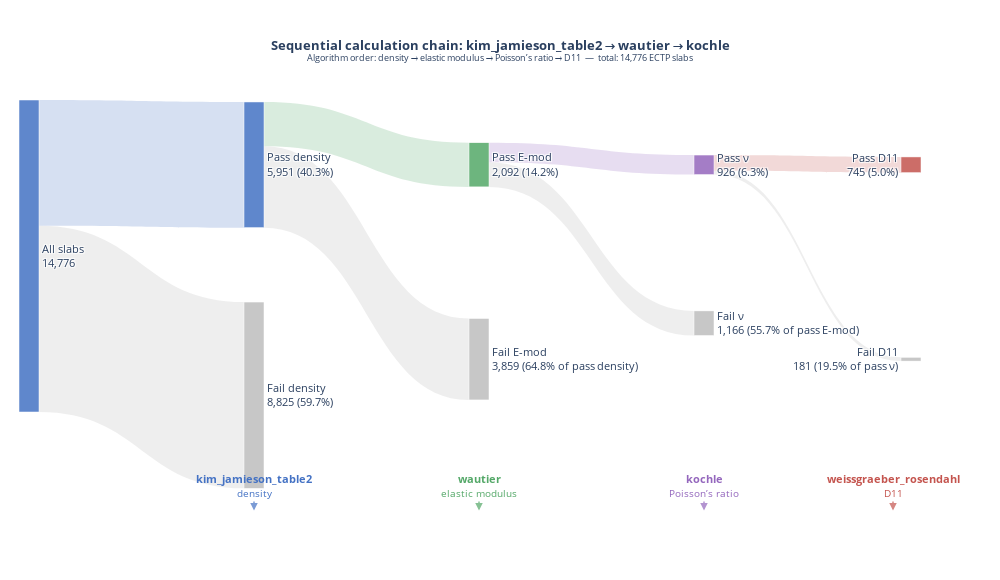

Notebook source saved alongside this figure:
### Markdown cell above
## 4. Sankey Diagram: kim_jamieson_table2 → wautier → kochle

Slabs lost at each successive step of the calculation chain for the pathway
`kim_jamieson_table2 → wautier → kochle`.

### Code cell
import plotly.graph_objects as go

TARGET          = "kim_jamieson_table2 → wautier → kochle"
METHOD_DENSITY  = "kim_jamieson_table2"
METHOD_EMOD     = "wautier"
METHOD_POISSONS = "kochle"
METHOD_D11      = "weissgraeber_rosendahl"

n_start      = len(ectp_slabs)
sc           = pathway_step_counts[TARGET]

# Sequential step counts (algorithm order: density → E-mod → ν → D11)
n_density    = sc['density']     # slabs where ALL layers got density
n_e_mod      = sc['e_mod']       # slabs where ALL layers got E-mod
n_poissons   = sc['poissons']    # slabs where ALL layers got ν
n_d11        = sc['d11']         # slabs that produced a D11 value

fail_density  = n_start    - n_density
fail_e_mod    = n_density  - n_e_mod
fail_poissons = n_e_mod    - n_poissons
fail_d11      = n_poissons - n_d11

def pct(n, d): return f"{n/d:.1%}" if d else "—"

# ── Node layout ───────────────────────────────────────────────────────────
#
# Column:   0      1      2      3      4
# x pos:  0.01   0.26   0.51   0.76   0.99
#
#  0  All slabs
#  1  Pass density   (high)    2  Fail density   (low, y=0.82)
#  3  Pass E-mod     (high)    4  Fail E-mod     (y=0.72, staggered)
#  5  Pass ν         (high)    6  Fail ν         (y=0.62, staggered)
#  7  Pass D11       (high)    8  Fail D11       (y=0.72)

BLUE  = "rgba( 68, 114, 196, 0.85)"   # density
GREEN = "rgba( 84, 168, 104, 0.85)"   # E-mod
PURP  = "rgba(148, 103, 189, 0.85)"   # Poisson's ratio
RED   = "rgba(196,  84,  78, 0.85)"   # D11
GREY  = "rgba(170, 170, 170, 0.65)"   # failures

node_labels = [
    f"All slabs<br>{n_start:,}",
    f"Pass density<br>{n_density:,} ({pct(n_density, n_start)})",
    f"Fail density<br>{fail_density:,} ({pct(fail_density, n_start)})",
    f"Pass E-mod<br>{n_e_mod:,} ({pct(n_e_mod, n_start)})",
    f"Fail E-mod<br>{fail_e_mod:,} ({pct(fail_e_mod, n_density)} of pass density)",
    f"Pass ν<br>{n_poissons:,} ({pct(n_poissons, n_start)})",
    f"Fail ν<br>{fail_poissons:,} ({pct(fail_poissons, n_e_mod)} of pass E-mod)",
    f"Pass D11<br>{n_d11:,} ({pct(n_d11, n_start)})",
    f"Fail D11<br>{fail_d11:,} ({pct(fail_d11, n_poissons)} of pass ν)",
]

#           0     1     2     3     4     5     6     7     8
node_x   = [0.01, 0.26, 0.26, 0.51, 0.51, 0.76, 0.76, 0.99, 0.99]
node_y   = [0.35, 0.18, 0.82, 0.18, 0.72, 0.18, 0.62, 0.18, 0.72]
node_col = [BLUE, BLUE, GREY, GREEN, GREY, PURP, GREY, RED,  GREY]

link_source = [0, 0, 1, 1, 3, 3, 5, 5]
link_target = [1, 2, 3, 4, 5, 6, 7, 8]
link_value  = [
    n_density,   fail_density,
    n_e_mod,     fail_e_mod,
    n_poissons,  fail_poissons,
    n_d11,       fail_d11,
]
link_color  = [
    "rgba( 68, 114, 196, 0.22)",
    "rgba(170, 170, 170, 0.20)",
    "rgba( 84, 168, 104, 0.22)",
    "rgba(170, 170, 170, 0.20)",
    "rgba(148, 103, 189, 0.22)",
    "rgba(170, 170, 170, 0.20)",
    "rgba(196,  84,  78, 0.22)",
    "rgba(170, 170, 170, 0.20)",
]

fig = go.Figure(go.Sankey(
    arrangement="snap",
    node=dict(
        label=node_labels,
        x=node_x, y=node_y,
        color=node_col,
        pad=12, thickness=20,
        line=dict(color="white", width=0.5),
    ),
    link=dict(
        source=link_source, target=link_target,
        value=link_value, color=link_color,
    ),
))

# ── Method label annotations ──────────────────────────────────────────────
# Labels sit below each destination column. ax/ay are pixel offsets from
# the annotation point (arrow tip is at the label, tail points upward).
# axref/ayref must be 'pixel' in this version of Plotly.

fig.update_layout(
    title=dict(
        text=(
            f"<b>Sequential calculation chain: {TARGET}</b><br>"
            f"<sup>Algorithm order: density → elastic modulus → Poisson’s ratio → D11  —  "
            f"total: {n_start:,} ECTP slabs</sup>"
        ),
        x=0.5, xanchor="center", font=dict(size=13),
    ),
    font=dict(size=11),
    width=1000,
    height=580,
    margin=dict(l=20, r=80, t=100, b=120),
    annotations=[
        # Labels placed below each output column using paper coords;
        # arrow drawn with pixel offset (ax=0 = directly above label).
        dict(
            x=0.26, y=-0.14, xref="paper", yref="paper",
            ax=0, ay=-25, axref="pixel", ayref="pixel",
            showarrow=True, arrowhead=2, arrowsize=1, arrowwidth=1.5,
            arrowcolor="rgba(68,114,196,0.7)",
            text=f"<b>{METHOD_DENSITY}</b><br><span style='font-size:10px'>density</span>",
            font=dict(size=11, color="rgba(68,114,196,1)"), align="center",
        ),
        dict(
            x=0.51, y=-0.14, xref="paper", yref="paper",
            ax=0, ay=-25, axref="pixel", ayref="pixel",
            showarrow=True, arrowhead=2, arrowsize=1, arrowwidth=1.5,
            arrowcolor="rgba(84,168,104,0.7)",
            text=f"<b>{METHOD_EMOD}</b><br><span style='font-size:10px'>elastic modulus</span>",
            font=dict(size=11, color="rgba(84,168,104,1)"), align="center",
        ),
        dict(
            x=0.76, y=-0.14, xref="paper", yref="paper",
            ax=0, ay=-25, axref="pixel", ayref="pixel",
            showarrow=True, arrowhead=2, arrowsize=1, arrowwidth=1.5,
            arrowcolor="rgba(148,103,189,0.7)",
            text=f"<b>{METHOD_POISSONS}</b><br><span style='font-size:10px'>Poisson’s ratio</span>",
            font=dict(size=11, color="rgba(148,103,189,1)"), align="center",
        ),
        dict(
            x=0.97, y=-0.14, xref="paper", yref="paper",
            ax=0, ay=-25, axref="pixel", ayref="pixel",
            showarrow=True, arrowhead=2, arrowsize=1, arrowwidth=1.5,
            arrowcolor="rgba(196,84,78,0.7)",
            text=f"<b>{METHOD_D11}</b><br><span style='font-size:10px'>D11</span>",
            font=dict(size=11, color="rgba(196,84,78,1)"), align="center",
        ),
    ],
)

fig.show()

### Figure 1 — Plotly figure (JSON) as saved in the notebook; plotly's stock layout.template omitted (floating-point values rounded to 4 significant figures)
{"data": [{"arrangement": "snap", "link": {"color": ["rgba( 68, 114, 196, 0.22)", "rgba(170, 170, 170, 0.20)", "rgba( 84, 168, 104, 0.22)", "rgba(170, 170, 170, 0.20)", "rgba(148, 103, 189, 0.22)", "rgba(170, 170, 170, 0.20)", "rgba(196,  84,  78, 0.22)", "rgba(170, 170, 170, 0.20)"], "source": [0, 0, 1, 1, 3, 3, 5, 5], "target": [1, 2, 3, 4, 5, 6, 7, 8], "value": [5951, 8825, 2092, 3859, 926, 1166, 745, 181]}, "node": {"color": ["rgba( 68, 114, 196, 0.85)", "rgba( 68, 114, 196, 0.85)", "rgba(170, 170, 170, 0.65)", "rgba( 84, 168, 104, 0.85)", "rgba(170, 170, 170, 0.65)", "rgba(148, 103, 189, 0.85)", "rgba(170, 170, 170, 0.65)", "rgba(196,  84,  78, 0.85)", "rgba(170, 170, 170, 0.65)"], "label": ["All slabs<br>14,776", "Pass density<br>5,951 (40.3%)", "Fail density<br>8,825 (59.7%)", "Pass E-mod<br>2,092 (14.2%)", "Fail E-mod<br>3,859 (64.8% of pass density)", "Pass ν<br>926 (6.3%)", "Fail ν<br>1,166 (55.7% of pass E-mod)", "Pass D11<br>745 (5.0%)", "Fail D11<br>181 (19.5% of pass ν)"], "line": {"color": "white", "width": 0.5}, "pad": 12, "thickness": 20, "x": [0.01, 0.26, 0.26, 0.51, 0.51, 0.76, 0.76, 0.99, 0.99], "y": [0.35, 0.18, 0.82, 0.18, 0.72, 0.18, 0.62, 0.18, 0.72]}, "type": "sankey"}], "layout": {"annotations": [{"align": "center", "arrowcolor": "rgba(68,114,196,0.7)", "arrowhead": 2, "arrowsize": 1, "arrowwidth": 1.5, "ax": 0, "axref": "pixel", "ay": -25, "ayref": "pixel", "font": {"color": "rgba(68,114,196,1)", "size": 11}, "showarrow": true, "text": "<b>kim_jamieson_table2</b><br><span style='font-size:10px'>density</span>", "x": 0.26, "xref": "paper", "y": -0.14, "yref": "paper"}, {"align": "center", "arrowcolor": "rgba(84,168,104,0.7)", "arrowhead": 2, "arrowsize": 1, "arrowwidth": 1.5, "ax": 0, "axref": "pixel", "ay": -25, "ayref": "pixel", "font": {"color": "rgba(84,168,104,1)", "size": 11}, "showarrow": true, "text": "<b>wautier</b><br><span style='font-size:10px'>elastic modulus</span>", "x": 0.51, "xref": "paper", "y": -0.14, "yref": "paper"}, {"align": "center", "arrowcolor": "rgba(148,103,189,0.7)", "arrowhead": 2, "arrowsize": 1, "arrowwidth": 1.5, "ax": 0, "axref": "pixel", "ay": -25, "ayref": "pixel", "font": {"color": "rgba(148,103,189,1)", "size": 11}, "showarrow": true, "text": "<b>kochle</b><br><span style='font-size:10px'>Poisson’s ratio</span>", "x": 0.76, "xref": "paper", "y": -0.14, "yref": "paper"}, {"align": "center", "arrowcolor": "rgba(196,84,78,0.7)", "arrowhead": 2, "arrowsize": 1, "arrowwidth": 1.5, "ax": 0, "axref": "pixel", "ay": -25, "ayref": "pixel", "font": {"color": "rgba(196,84,78,1)", "size": 11}, "showarrow": true, "text": "<b>weissgraeber_rosendahl</b><br><span style='font-size:10px'>D11</span>", "x": 0.97, "xref": "paper", "y": -0.14, "yref": "paper"}], "font": {"size": 11}, "height": 580, "margin": {"b": 120, "l": 20, "r": 80, "t": 100}, "title": {"font": {"size": 13}, "text": "<b>Sequential calculation chain: kim_jamieson_table2 → wautier → kochle</b><br><sup>Algorithm order: density → elastic modulus → Poisson’s ratio → D11  —  total: 14,776 ECTP slabs</sup>", "x": 0.5, "xanchor": "center"}, "width": 1000}}
